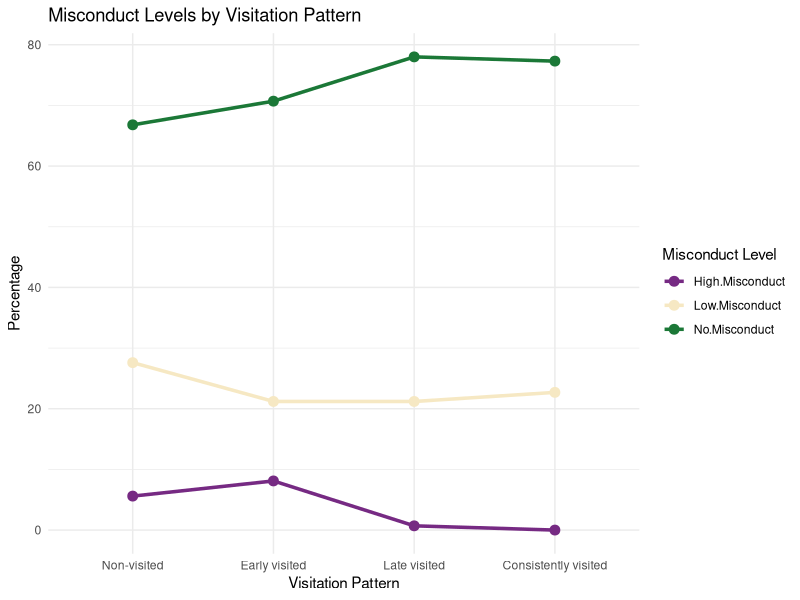

This figure's R source:
library(ggplot2)
library(tidyr)

df <- data.frame(
    Visit.Frequency = c("Non-visited", "Early visited", "Late visited", "Consistently visited"),
    No.Misconduct = c(66.8, 70.7, 78.0, 77.3),
    Low.Misconduct = c(27.6, 21.2, 21.2, 22.7),
    High.Misconduct = c(5.6, 8.1, 0.7, 0.0)
)

# Reshape
misconduct_long <- pivot_longer(    
    df,
    cols = c(No.Misconduct, Low.Misconduct, High.Misconduct),
    names_to = "Misconduct.Level",
    values_to = "Percentage"
)

# Set order of visitation groups
misconduct_long$Visit.Frequency <- factor(
    misconduct_long$Visit.Frequency,
    levels = c("Non-visited", "Early visited", "Late visited", "Consistently visited")
)

ggplot(misconduct_long, aes(x = Visit.Frequency, y = Percentage, color = Misconduct.Level, group = Misconduct.Level)) +
  geom_line(size = 1.2) +
  geom_point(size = 3) +
  labs(title = "Misconduct Levels by Visitation Pattern",
       x = "Visitation Pattern",
       y = "Percentage",
       color = "Misconduct Level") +
  scale_color_manual(values = c(
    "No.Misconduct" = "#1b7837",
    "Low.Misconduct" = "#f6e8c3",
    "High.Misconduct" = "#762a83"
  )) +
  theme_minimal()

